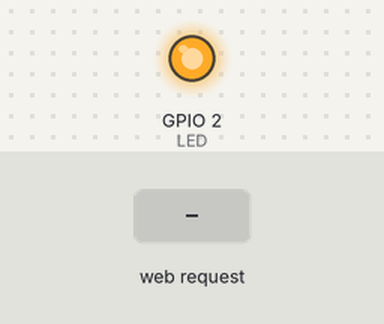
Bench run of a sketch on a simulated ESP8266 (NodeMCU). Parts: output pins drawn as LEDs (lit = HIGH). The test bench sets the inputs (shaded band). WiFi joins after 1.5 s; servers stay silent unless stated; what the sketch prints to the serial monitor is not drawn.

Above: at 3.7 s.
3.8 s: HTTP request GET /on received
At 5.0 s:
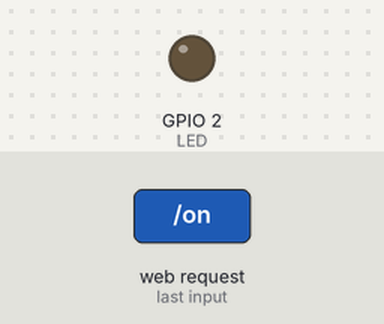
5.3 s: HTTP request GET /off received
At 6.2 s:
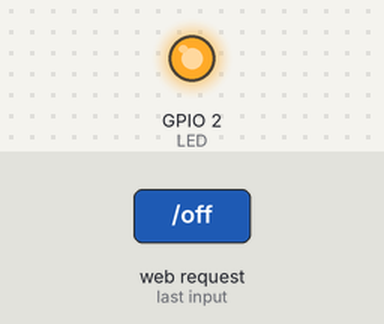
Timing chart, 0 to 8.3 s (numbered marks = the images above; inputs shaded):
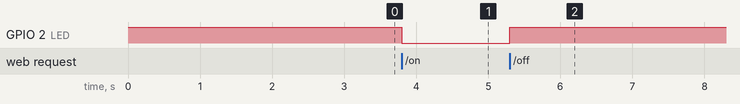

The sketch:

Day2_WiFi_Connect.ino
```cpp
/*
  Day 2: WiFi Connection & Web Server
  Board: NodeMCU 1.0 (ESP-12E Module)
*/

#include <ESP8266WiFi.h>
#include <ESP8266WebServer.h>

const char* ssid = "YOUR_WIFI_NAME";      // CHANGE THIS
const char* password = "YOUR_WIFI_PASS";  // CHANGE THIS

ESP8266WebServer server(80);
const int LED = LED_BUILTIN;

void setup() {
  Serial.begin(115200);
  pinMode(LED, OUTPUT);
  digitalWrite(LED, HIGH);

  delay(1000);
  Serial.println("\n\nESP8266 Booting...");

  // Connect to WiFi
  WiFi.begin(ssid, password);
  Serial.print("Connecting to ");
  Serial.print(ssid);

  while (WiFi.status() != WL_CONNECTED) {
    delay(500);
    Serial.print(".");
  }

  Serial.println("\nWiFi Connected!");
  Serial.print("IP Address: ");
  Serial.println(WiFi.localIP());

  // Setup web server routes
  server.on("/", handleRoot);
  server.on("/on", handleOn);
  server.on("/off", handleOff);
  server.onNotFound(handleNotFound);

  server.begin();
  Serial.println("HTTP server started");
  Serial.print("Visit: http://");
  Serial.println(WiFi.localIP());
}

void loop() {
  server.handleClient();
}

void handleRoot() {
  String html = "<html><body>";
  html += "<h1>ESP8266 Smart Home</h1>";
  html += "<p>LED Control:</p>";
  html += "<a href='/on'><button>Turn ON</button></a> ";
  html += "<a href='/off'><button>Turn OFF</button></a>";
  html += "</body></html>";
  server.send(200, "text/html", html);
}

void handleOn() {
  digitalWrite(LED, LOW);  // ON (inverted)
  server.send(200, "text/plain", "LED is ON");
  Serial.println("LED turned ON via web");
}

void handleOff() {
  digitalWrite(LED, HIGH); // OFF (inverted)
  server.send(200, "text/plain", "LED is OFF");
  Serial.println("LED turned OFF via web");
}

void handleNotFound() {
  server.send(404, "text/plain", "Not found");
}
```

Measured:
- after the input at 3.8 s, GPIO 2 (LED): HIGH → LOW at once
- after the input at 5.3 s, GPIO 2 (LED): LOW → HIGH at once
